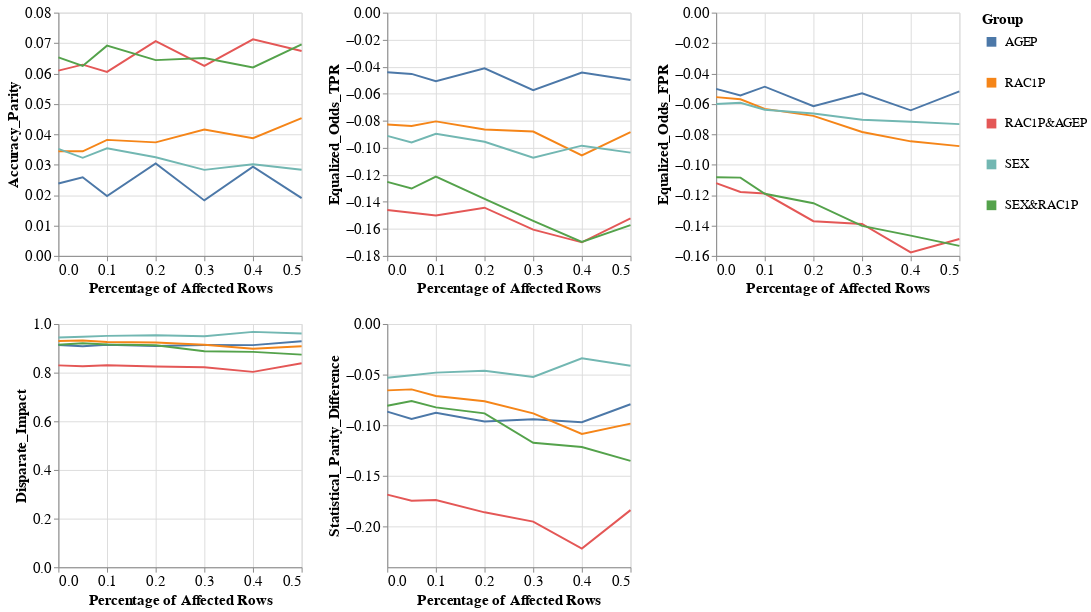

Notebook code cell kept with this figure:
### Code cell
visualizer.create_groups_grid_pct_lines_plot(model_name=MODEL_NAMES[0],
                                             target_preprocessing_technique=PREPROCESSING_TECHNIQUES[0],
                                             group_metrics_type='fairness')

### Figure 1 — Vega-Lite specification as saved in the notebook (floating-point values rounded to 4 significant figures)
{"config": {"view": {"continuousWidth": 400, "continuousHeight": 300}, "axis": {"labelFontSize": 15, "titleFontSize": 15}, "legend": {"labelFontSize": 13, "symbolStrokeWidth": 10, "titleFontSize": 15}}, "vconcat": [{"hconcat": [{"mark": "line", "encoding": {"color": {"field": "Group", "type": "nominal"}, "x": {"field": "Percentage", "title": "Percentage of Affected Rows", "type": "quantitative"}, "y": {"field": "Metric_Value", "title": "Accuracy_Parity", "type": "quantitative"}}, "height": 250, "width": 250}, {"data": {"name": "data-0927109f4de629c609b6e02d1392673d"}, "mark": "line", "encoding": {"color": {"field": "Group", "type": "nominal"}, "x": {"field": "Percentage", "title": "Percentage of Affected Rows", "type": "quantitative"}, "y": {"field": "Metric_Value", "title": "Equalized_Odds_TPR", "type": "quantitative"}}, "height": 250, "width": 250}, {"data": {"name": "data-6cc08b732228d816c4de94be17976215"}, "mark": "line", "encoding": {"color": {"field": "Group", "type": "nominal"}, "x": {"field": "Percentage", "title": "Percentage of Affected Rows", "type": "quantitative"}, "y": {"field": "Metric_Value", "title": "Equalized_Odds_FPR", "type": "quantitative"}}, "height": 250, "width": 250}]}, {"hconcat": [{"mark": "line", "encoding": {"color": {"field": "Group", "type": "nominal"}, "x": {"field": "Percentage", "title": "Percentage of Affected Rows", "type": "quantitative"}, "y": {"field": "Metric_Value", "title": "Disparate_Impact", "type": "quantitative"}}, "height": 250, "width": 250}, {"data": {"name": "data-5a793affe76cfe1c8d7b04cee09c309f"}, "mark": "line", "encoding": {"color": {"field": "Group", "type": "nominal"}, "x": {"field": "Percentage", "title": "Percentage of Affected Rows", "type": "quantitative"}, "y": {"field": "Metric_Value", "title": "Statistical_Parity_Difference", "type": "quantitative"}}, "height": 250, "width": 250}], "data": {"name": "data-e73799feadcb38730c399c21d2734593"}}], "data": {"name": "data-bea0fbaaaff76d2eba8214dd8076c2c0"}, "$schema": "https://vega.github.io/schema/vega-lite/v4.17.0.json", "datasets": {"data-bea0fbaaaff76d2eba8214dd8076c2c0": [{"Model_Name": "DecisionTreeClassifier", "Metric": "Accuracy_Parity", "Group": "AGEP", "Metric_Value": 0.02382, "Percentage": 0.0}, {"Model_Name": "DecisionTreeClassifier", "Metric": "Accuracy_Parity", "Group": "RAC1P", "Metric_Value": 0.03442, "Percentage": 0.0}, {"Model_Name": "DecisionTreeClassifier", "Metric": "Accuracy_Parity", "Group": "RAC1P&AGEP", "Metric_Value": 0.06094, "Percentage": 0.0}, {"Model_Name": "DecisionTreeClassifier", "Metric": "Accuracy_Parity", "Group": "SEX", "Metric_Value": 0.0352, "Percentage": 0.0}, {"Model_Name": "DecisionTreeClassifier", "Metric": "Accuracy_Parity", "Group": "SEX&RAC1P", "Metric_Value": 0.06529, "Percentage": 0.0}, {"Model_Name": "DecisionTreeClassifier", "Metric": "Accuracy_Parity", "Group": "AGEP", "Metric_Value": 0.02584, "Percentage": 0.05}, {"Model_Name": "DecisionTreeClassifier", "Metric": "Accuracy_Parity", "Group": "RAC1P", "Metric_Value": 0.03439, "Percentage": 0.05}, {"Model_Name": "DecisionTreeClassifier", "Metric": "Accuracy_Parity", "Group": "RAC1P&AGEP", "Metric_Value": 0.06289, "Percentage": 0.05}, {"Model_Name": "DecisionTreeClassifier", "Metric": "Accuracy_Parity", "Group": "SEX", "Metric_Value": 0.03226, "Percentage": 0.05}, {"Model_Name": "DecisionTreeClassifier", "Metric": "Accuracy_Parity", "Group": "SEX&RAC1P", "Metric_Value": 0.0625, "Percentage": 0.05}, {"Model_Name": "DecisionTreeClassifier", "Metric": "Accuracy_Parity", "Group": "AGEP", "Metric_Value": 0.01966, "Percentage": 0.1}, {"Model_Name": "DecisionTreeClassifier", "Metric": "Accuracy_Parity", "Group": "RAC1P", "Metric_Value": 0.03816, "Percentage": 0.1}, {"Model_Name": "DecisionTreeClassifier", "Metric": "Accuracy_Parity", "Group": "RAC1P&AGEP", "Metric_Value": 0.06051, "Percentage": 0.1}, {"Model_Name": "DecisionTreeClassifier", "Metric": "Accuracy_Parity", "Group": "SEX", "Metric_Value": 0.03538, "Percentage": 0.1}, {"Model_Name": "DecisionTreeClassifier", "Metric": "Accuracy_Parity", "Group": "SEX&RAC1P", "Metric_Value": 0.06914, "Percentage": 0.1}, {"Model_Name": "DecisionTreeClassifier", "Metric": "Accuracy_Parity", "Group": "AGEP", "Metric_Value": 0.03041, "Percentage": 0.2}, {"Model_Name": "DecisionTreeClassifier", "Metric": "Accuracy_Parity", "Group": "RAC1P", "Metric_Value": 0.03734, "Percentage": 0.2}, {"Model_Name": "DecisionTreeClassifier", "Metric": "Accuracy_Parity", "Group": "RAC1P&AGEP", "Metric_Value": 0.07065, "Percentage": 0.2}, {"Model_Name": "DecisionTreeClassifier", "Metric": "Accuracy_Parity", "Group": "SEX", "Metric_Value": 0.03244, "Percentage": 0.2}, {"Model_Name": "DecisionTreeClassifier", "Metric": "Accuracy_Parity", "Group": "SEX&RAC1P", "Metric_Value": 0.06439, "Percentage": 0.2}, {"Model_Name": "DecisionTreeClassifier", "Metric": "Accuracy_Parity", "Group": "AGEP", "Metric_Value": 0.01825, "Percentage": 0.3}, {"Model_Name": "DecisionTreeClassifier", "Metric": "Accuracy_Parity", "Group": "RAC1P", "Metric_Value": 0.04157, "Percentage": 0.3}, {"Model_Name": "DecisionTreeClassifier", "Metric": "Accuracy_Parity", "Group": "RAC1P&AGEP", "Metric_Value": 0.06247, "Percentage": 0.3}, {"Model_Name": "DecisionTreeClassifier", "Metric": "Accuracy_Parity", "Group": "SEX", "Metric_Value": 0.0283, "Percentage": 0.3}, {"Model_Name": "DecisionTreeClassifier", "Metric": "Accuracy_Parity", "Group": "SEX&RAC1P", "Metric_Value": 0.06508, "Percentage": 0.3}, {"Model_Name": "DecisionTreeClassifier", "Metric": "Accuracy_Parity", "Group": "AGEP", "Metric_Value": 0.02937, "Percentage": 0.4}, {"Model_Name": "DecisionTreeClassifier", "Metric": "Accuracy_Parity", "Group": "RAC1P", "Metric_Value": 0.03872, "Percentage": 0.4}, {"Model_Name": "DecisionTreeClassifier", "Metric": "Accuracy_Parity", "Group": "RAC1P&AGEP", "Metric_Value": 0.07123, "Percentage": 0.4}, {"Model_Name": "DecisionTreeClassifier", "Metric": "Accuracy_Parity", "Group": "SEX", "Metric_Value": 0.03011, "Percentage": 0.4}, {"Model_Name": "DecisionTreeClassifier", "Metric": "Accuracy_Parity", "Group": "SEX&RAC1P", "Metric_Value": 0.06197, "Percentage": 0.4}, {"Model_Name": "DecisionTreeClassifier", "Metric": "Accuracy_Parity", "Group": "AGEP", "Metric_Value": 0.01902, "Percentage": 0.5}, {"Model_Name": "DecisionTreeClassifier", "Metric": "Accuracy_Parity", "Group": "RAC1P", "Metric_Value": 0.04531, "Percentage": 0.5}, {"Model_Name": "DecisionTreeClassifier", "Metric": "Accuracy_Parity", "Group": "RAC1P&AGEP", "Metric_Value": 0.06738, "Percentage": 0.5}, {"Model_Name": "DecisionTreeClassifier", "Metric": "Accuracy_Parity", "Group": "SEX", "Metric_Value": 0.02835, "Percentage": 0.5}, {"Model_Name": "DecisionTreeClassifier", "Metric": "Accuracy_Parity", "Group": "SEX&RAC1P", "Metric_Value": 0.06954, "Percentage": 0.5}], "data-0927109f4de629c609b6e02d1392673d": [{"Model_Name": "DecisionTreeClassifier", "Metric": "Equalized_Odds_TPR", "Group": "AGEP", "Metric_Value": -0.0441, "Percentage": 0.0}, {"Model_Name": "DecisionTreeClassifier", "Metric": "Equalized_Odds_TPR", "Group": "RAC1P", "Metric_Value": -0.08275, "Percentage": 0.0}, {"Model_Name": "DecisionTreeClassifier", "Metric": "Equalized_Odds_TPR", "Group": "RAC1P&AGEP", "Metric_Value": -0.146, "Percentage": 0.0}, {"Model_Name": "DecisionTreeClassifier", "Metric": "Equalized_Odds_TPR", "Group": "SEX", "Metric_Value": -0.09116, "Percentage": 0.0}, {"Model_Name": "DecisionTreeClassifier", "Metric": "Equalized_Odds_TPR", "Group": "SEX&RAC1P", "Metric_Value": -0.1253, "Percentage": 0.0}, {"Model_Name": "DecisionTreeClassifier", "Metric": "Equalized_Odds_TPR", "Group": "AGEP", "Metric_Value": -0.04533, "Percentage": 0.05}, {"Model_Name": "DecisionTreeClassifier", "Metric": "Equalized_Odds_TPR", "Group": "RAC1P", "Metric_Value": -0.08383, "Percentage": 0.05}, {"Model_Name": "DecisionTreeClassifier", "Metric": "Equalized_Odds_TPR", "Group": "RAC1P&AGEP", "Metric_Value": -0.1481, "Percentage": 0.05}, {"Model_Name": "DecisionTreeClassifier", "Metric": "Equalized_Odds_TPR", "Group": "SEX", "Metric_Value": -0.09611, "Percentage": 0.05}, {"Model_Name": "DecisionTreeClassifier", "Metric": "Equalized_Odds_TPR", "Group": "SEX&RAC1P", "Metric_Value": -0.1302, "Percentage": 0.05}, {"Model_Name": "DecisionTreeClassifier", "Metric": "Equalized_Odds_TPR", "Group": "AGEP", "Metric_Value": -0.05076, "Percentage": 0.1}, {"Model_Name": "DecisionTreeClassifier", "Metric": "Equalized_Odds_TPR", "Group": "RAC1P", "Metric_Value": -0.08046, "Percentage": 0.1}, {"Model_Name": "DecisionTreeClassifier", "Metric": "Equalized_Odds_TPR", "Group": "RAC1P&AGEP", "Metric_Value": -0.1501, "Percentage": 0.1}, {"Model_Name": "DecisionTreeClassifier", "Metric": "Equalized_Odds_TPR", "Group": "SEX", "Metric_Value": -0.08966, "Percentage": 0.1}, {"Model_Name": "DecisionTreeClassifier", "Metric": "Equalized_Odds_TPR", "Group": "SEX&RAC1P", "Metric_Value": -0.1213, "Percentage": 0.1}, {"Model_Name": "DecisionTreeClassifier", "Metric": "Equalized_Odds_TPR", "Group": "AGEP", "Metric_Value": -0.04116, "Percentage": 0.2}, {"Model_Name": "DecisionTreeClassifier", "Metric": "Equalized_Odds_TPR", "Group": "RAC1P", "Metric_Value": -0.08646, "Percentage": 0.2}, {"Model_Name": "DecisionTreeClassifier", "Metric": "Equalized_Odds_TPR", "Group": "RAC1P&AGEP", "Metric_Value": -0.1444, "Percentage": 0.2}, {"Model_Name": "DecisionTreeClassifier", "Metric": "Equalized_Odds_TPR", "Group": "SEX", "Metric_Value": -0.09551, "Percentage": 0.2}, {"Model_Name": "DecisionTreeClassifier", "Metric": "Equalized_Odds_TPR", "Group": "SEX&RAC1P", "Metric_Value": -0.1378, "Percentage": 0.2}, {"Model_Name": "DecisionTreeClassifier", "Metric": "Equalized_Odds_TPR", "Group": "AGEP", "Metric_Value": -0.05736, "Percentage": 0.3}, {"Model_Name": "DecisionTreeClassifier", "Metric": "Equalized_Odds_TPR", "Group": "RAC1P", "Metric_Value": -0.08795, "Percentage": 0.3}, {"Model_Name": "DecisionTreeClassifier", "Metric": "Equalized_Odds_TPR", "Group": "RAC1P&AGEP", "Metric_Value": -0.1606, "Percentage": 0.3}, {"Model_Name": "DecisionTreeClassifier", "Metric": "Equalized_Odds_TPR", "Group": "SEX", "Metric_Value": -0.1074, "Percentage": 0.3}, {"Model_Name": "DecisionTreeClassifier", "Metric": "Equalized_Odds_TPR", "Group": "SEX&RAC1P", "Metric_Value": -0.1541, "Percentage": 0.3}, {"Model_Name": "DecisionTreeClassifier", "Metric": "Equalized_Odds_TPR", "Group": "AGEP", "Metric_Value": -0.04435, "Percentage": 0.4}, {"Model_Name": "DecisionTreeClassifier", "Metric": "Equalized_Odds_TPR", "Group": "RAC1P", "Metric_Value": -0.1057, "Percentage": 0.4}, {"Model_Name": "DecisionTreeClassifier", "Metric": "Equalized_Odds_TPR", "Group": "RAC1P&AGEP", "Metric_Value": -0.17, "Percentage": 0.4}, {"Model_Name": "DecisionTreeClassifier", "Metric": "Equalized_Odds_TPR", "Group": "SEX", "Metric_Value": -0.09843, "Percentage": 0.4}, {"Model_Name": "DecisionTreeClassifier", "Metric": "Equalized_Odds_TPR", "Group": "SEX&RAC1P", "Metric_Value": -0.1697, "Percentage": 0.4}, {"Model_Name": "DecisionTreeClassifier", "Metric": "Equalized_Odds_TPR", "Group": "AGEP", "Metric_Value": -0.04985, "Percentage": 0.5}, {"Model_Name": "DecisionTreeClassifier", "Metric": "Equalized_Odds_TPR", "Group": "RAC1P", "Metric_Value": -0.08835, "Percentage": 0.5}, {"Model_Name": "DecisionTreeClassifier", "Metric": "Equalized_Odds_TPR", "Group": "RAC1P&AGEP", "Metric_Value": -0.1522, "Percentage": 0.5}, {"Model_Name": "DecisionTreeClassifier", "Metric": "Equalized_Odds_TPR", "Group": "SEX", "Metric_Value": -0.1036, "Percentage": 0.5}, {"Model_Name": "DecisionTreeClassifier", "Metric": "Equalized_Odds_TPR", "Group": "SEX&RAC1P", "Metric_Value": -0.1573, "Percentage": 0.5}], "data-6cc08b732228d816c4de94be17976215": [{"Model_Name": "DecisionTreeClassifier", "Metric": "Equalized_Odds_FPR", "Group": "AGEP", "Metric_Value": -0.05015, "Percentage": 0.0}, {"Model_Name": "DecisionTreeClassifier", "Metric": "Equalized_Odds_FPR", "Group": "RAC1P", "Metric_Value": -0.05557, "Percentage": 0.0}, {"Model_Name": "DecisionTreeClassifier", "Metric": "Equalized_Odds_FPR", "Group": "RAC1P&AGEP", "Metric_Value": -0.1122, "Percentage": 0.0}, {"Model_Name": "DecisionTreeClassifier", "Metric": "Equalized_Odds_FPR", "Group": "SEX", "Metric_Value": -0.06009, "Percentage": 0.0}, {"Model_Name": "DecisionTreeClassifier", "Metric": "Equalized_Odds_FPR", "Group": "SEX&RAC1P", "Metric_Value": -0.1082, "Percentage": 0.0}, {"Model_Name": "DecisionTreeClassifier", "Metric": "Equalized_Odds_FPR", "Group": "AGEP", "Metric_Value": -0.05445, "Percentage": 0.05}, {"Model_Name": "DecisionTreeClassifier", "Metric": "Equalized_Odds_FPR", "Group": "RAC1P", "Metric_Value": -0.05696, "Percentage": 0.05}, {"Model_Name": "DecisionTreeClassifier", "Metric": "Equalized_Odds_FPR", "Group": "RAC1P&AGEP", "Metric_Value": -0.118, "Percentage": 0.05}, {"Model_Name": "DecisionTreeClassifier", "Metric": "Equalized_Odds_FPR", "Group": "SEX", "Metric_Value": -0.05928, "Percentage": 0.05}, {"Model_Name": "DecisionTreeClassifier", "Metric": "Equalized_Odds_FPR", "Group": "SEX&RAC1P", "Metric_Value": -0.1085, "Percentage": 0.05}, {"Model_Name": "DecisionTreeClassifier", "Metric": "Equalized_Odds_FPR", "Group": "AGEP", "Metric_Value": -0.04871, "Percentage": 0.1}, {"Model_Name": "DecisionTreeClassifier", "Metric": "Equalized_Odds_FPR", "Group": "RAC1P", "Metric_Value": -0.06332, "Percentage": 0.1}, {"Model_Name": "DecisionTreeClassifier", "Metric": "Equalized_Odds_FPR", "Group": "RAC1P&AGEP", "Metric_Value": -0.119, "Percentage": 0.1}, {"Model_Name": "DecisionTreeClassifier", "Metric": "Equalized_Odds_FPR", "Group": "SEX", "Metric_Value": -0.06384, "Percentage": 0.1}, {"Model_Name": "DecisionTreeClassifier", "Metric": "Equalized_Odds_FPR", "Group": "SEX&RAC1P", "Metric_Value": -0.1191, "Percentage": 0.1}, {"Model_Name": "DecisionTreeClassifier", "Metric": "Equalized_Odds_FPR", "Group": "AGEP", "Metric_Value": -0.06157, "Percentage": 0.2}, {"Model_Name": "DecisionTreeClassifier", "Metric": "Equalized_Odds_FPR", "Group": "RAC1P", "Metric_Value": -0.0679, "Percentage": 0.2}, {"Model_Name": "DecisionTreeClassifier", "Metric": "Equalized_Odds_FPR", "Group": "RAC1P&AGEP", "Metric_Value": -0.1372, "Percentage": 0.2}, {"Model_Name": "DecisionTreeClassifier", "Metric": "Equalized_Odds_FPR", "Group": "SEX", "Metric_Value": -0.06633, "Percentage": 0.2}, {"Model_Name": "DecisionTreeClassifier", "Metric": "Equalized_Odds_FPR", "Group": "SEX&RAC1P", "Metric_Value": -0.1254, "Percentage": 0.2}, {"Model_Name": "DecisionTreeClassifier", "Metric": "Equalized_Odds_FPR", "Group": "AGEP", "Metric_Value": -0.05309, "Percentage": 0.3}, {"Model_Name": "DecisionTreeClassifier", "Metric": "Equalized_Odds_FPR", "Group": "RAC1P", "Metric_Value": -0.07848, "Percentage": 0.3}, {"Model_Name": "DecisionTreeClassifier", "Metric": "Equalized_Odds_FPR", "Group": "RAC1P&AGEP", "Metric_Value": -0.139, "Percentage": 0.3}, {"Model_Name": "DecisionTreeClassifier", "Metric": "Equalized_Odds_FPR", "Group": "SEX", "Metric_Value": -0.07042, "Percentage": 0.3}, {"Model_Name": "DecisionTreeClassifier", "Metric": "Equalized_Odds_FPR", "Group": "SEX&RAC1P", "Metric_Value": -0.1403, "Percentage": 0.3}, {"Model_Name": "DecisionTreeClassifier", "Metric": "Equalized_Odds_FPR", "Group": "AGEP", "Metric_Value": -0.06423, "Percentage": 0.4}, {"Model_Name": "DecisionTreeClassifier", "Metric": "Equalized_Odds_FPR", "Group": "RAC1P", "Metric_Value": -0.08465, "Percentage": 0.4}, {"Model_Name": "DecisionTreeClassifier", "Metric": "Equalized_Odds_FPR", "Group": "RAC1P&AGEP", "Metric_Value": -0.1577, "Percentage": 0.4}, {"Model_Name": "DecisionTreeClassifier", "Metric": "Equalized_Odds_FPR", "Group": "SEX", "Metric_Value": -0.07178, "Percentage": 0.4}, {"Model_Name": "DecisionTreeClassifier", "Metric": "Equalized_Odds_FPR", "Group": "SEX&RAC1P", "Metric_Value": -0.1466, "Percentage": 0.4}, {"Model_Name": "DecisionTreeClassifier", "Metric": "Equalized_Odds_FPR", "Group": "AGEP", "Metric_Value": -0.05179, "Percentage": 0.5}, {"Model_Name": "DecisionTreeClassifier", "Metric": "Equalized_Odds_FPR", "Group": "RAC1P", "Metric_Value": -0.0878, "Percentage": 0.5}, {"Model_Name": "DecisionTreeClassifier", "Metric": "Equalized_Odds_FPR", "Group": "RAC1P&AGEP", "Metric_Value": -0.1489, "Percentage": 0.5}, {"Model_Name": "DecisionTreeClassifier", "Metric": "Equalized_Odds_FPR", "Group": "SEX", "Metric_Value": -0.07333, "Percentage": 0.5}, {"Model_Name": "DecisionTreeClassifier", "Metric": "Equalized_Odds_FPR", "Group": "SEX&RAC1P", "Metric_Value": -0.1534, "Percentage": 0.5}], "data-e73799feadcb38730c399c21d2734593": [{"Model_Name": "DecisionTreeClassifier", "Metric": "Disparate_Impact", "Group": "AGEP", "Metric_Value": 0.9135, "Percentage": 0.0}, {"Model_Name": "DecisionTreeClassifier", "Metric": "Disparate_Impact", "Group": "RAC1P", "Metric_Value": 0.93, "Percentage": 0.0}, {"Model_Name": "DecisionTreeClassifier", "Metric": "Disparate_Impact", "Group": "RAC1P&AGEP", "Metric_Value": 0.8298, "Percentage": 0.0}, {"Model_Name": "DecisionTreeClassifier", "Metric": "Disparate_Impact", "Group": "SEX", "Metric_Value": 0.9445, "Percentage": 0.0}, {"Model_Name": "DecisionTreeClassifier", "Metric": "Disparate_Impact", "Group": "SEX&RAC1P", "Metric_Value": 0.9151, "Percentage": 0.0}, {"Model_Name": "DecisionTreeClassifier", "Metric": "Disparate_Impact", "Group": "AGEP", "Metric_Value": 0.9084, "Percentage": 0.05}, {"Model_Name": "DecisionTreeClassifier", "Metric": "Disparate_Impact", "Group": "RAC1P", "Metric_Value": 0.9318, "Percentage": 0.05}, {"Model_Name": "DecisionTreeClassifier", "Metric": "Disparate_Impact", "Group": "RAC1P&AGEP", "Metric_Value": 0.8265, "Percentage": 0.05}, {"Model_Name": "DecisionTreeClassifier", "Metric": "Disparate_Impact", "Group": "SEX", "Metric_Value": 0.9476, "Percentage": 0.05}, {"Model_Name": "DecisionTreeClassifier", "Metric": "Disparate_Impact", "Group": "SEX&RAC1P", "Metric_Value": 0.9205, "Percentage": 0.05}, {"Model_Name": "DecisionTreeClassifier", "Metric": "Disparate_Impact", "Group": "AGEP", "Metric_Value": 0.9147, "Percentage": 0.1}, {"Model_Name": "DecisionTreeClassifier", "Metric": "Disparate_Impact", "Group": "RAC1P", "Metric_Value": 0.9264, "Percentage": 0.1}, {"Model_Name": "DecisionTreeClassifier", "Metric": "Disparate_Impact", "Group": "RAC1P&AGEP", "Metric_Value": 0.8304, "Percentage": 0.1}, {"Model_Name": "DecisionTreeClassifier", "Metric": "Disparate_Impact", "Group": "SEX", "Metric_Value": 0.9513, "Percentage": 0.1}, {"Model_Name": "DecisionTreeClassifier", "Metric": "Disparate_Impact", "Group": "SEX&RAC1P", "Metric_Value": 0.9161, "Percentage": 0.1}, {"Model_Name": "DecisionTreeClassifier", "Metric": "Disparate_Impact", "Group": "AGEP", "Metric_Value": 0.9098, "Percentage": 0.2}, {"Model_Name": "DecisionTreeClassifier", "Metric": "Disparate_Impact", "Group": "RAC1P", "Metric_Value": 0.9236, "Percentage": 0.2}, {"Model_Name": "DecisionTreeClassifier", "Metric": "Disparate_Impact", "Group": "RAC1P&AGEP", "Metric_Value": 0.8253, "Percentage": 0.2}, {"Model_Name": "DecisionTreeClassifier", "Metric": "Disparate_Impact", "Group": "SEX", "Metric_Value": 0.9537, "Percentage": 0.2}, {"Model_Name": "DecisionTreeClassifier", "Metric": "Disparate_Impact", "Group": "SEX&RAC1P", "Metric_Value": 0.913, "Percentage": 0.2}, {"Model_Name": "DecisionTreeClassifier", "Metric": "Disparate_Impact", "Group": "AGEP", "Metric_Value": 0.9136, "Percentage": 0.3}, {"Model_Name": "DecisionTreeClassifier", "Metric": "Disparate_Impact", "Group": "RAC1P", "Metric_Value": 0.9148, "Percentage": 0.3}, {"Model_Name": "DecisionTreeClassifier", "Metric": "Disparate_Impact", "Group": "RAC1P&AGEP", "Metric_Value": 0.8224, "Percentage": 0.3}, {"Model_Name": "DecisionTreeClassifier", "Metric": "Disparate_Impact", "Group": "SEX", "Metric_Value": 0.9495, "Percentage": 0.3}, {"Model_Name": "DecisionTreeClassifier", "Metric": "Disparate_Impact", "Group": "SEX&RAC1P", "Metric_Value": 0.8877, "Percentage": 0.3}, {"Model_Name": "DecisionTreeClassifier", "Metric": "Disparate_Impact", "Group": "AGEP", "Metric_Value": 0.9131, "Percentage": 0.4}, {"Model_Name": "DecisionTreeClassifier", "Metric": "Disparate_Impact", "Group": "RAC1P", "Metric_Value": 0.8979, "Percentage": 0.4}, {"Model_Name": "DecisionTreeClassifier", "Metric": "Disparate_Impact", "Group": "RAC1P&AGEP", "Metric_Value": 0.8032, "Percentage": 0.4}, {"Model_Name": "DecisionTreeClassifier", "Metric": "Disparate_Impact", "Group": "SEX", "Metric_Value": 0.9677, "Percentage": 0.4}, {"Model_Name": "DecisionTreeClassifier", "Metric": "Disparate_Impact", "Group": "SEX&RAC1P", "Metric_Value": 0.8853, "Percentage": 0.4}, {"Model_Name": "DecisionTreeClassifier", "Metric": "Disparate_Impact", "Group": "AGEP", "Metric_Value": 0.929, "Percentage": 0.5}, {"Model_Name": "DecisionTreeClassifier", "Metric": "Disparate_Impact", "Group": "RAC1P", "Metric_Value": 0.9084, "Percentage": 0.5}, {"Model_Name": "DecisionTreeClassifier", "Metric": "Disparate_Impact", "Group": "RAC1P&AGEP", "Metric_Value": 0.8384, "Percentage": 0.5}, {"Model_Name": "DecisionTreeClassifier", "Metric": "Disparate_Impact", "Group": "SEX", "Metric_Value": 0.961, "Percentage": 0.5}, {"Model_Name": "DecisionTreeClassifier", "Metric": "Disparate_Impact", "Group": "SEX&RAC1P", "Metric_Value": 0.8742, "Percentage": 0.5}], "data-5a793affe76cfe1c8d7b04cee09c309f": [{"Model_Name": "DecisionTreeClassifier", "Metric": "Statistical_Parity_Difference", "Group": "AGEP", "Metric_Value": -0.08649, "Percentage": 0.0}, {"Model_Name": "DecisionTreeClassifier", "Metric": "Statistical_Parity_Difference", "Group": "RAC1P", "Metric_Value": -0.0655, "Percentage": 0.0}, {"Model_Name": "DecisionTreeClassifier", "Metric": "Statistical_Parity_Difference", "Group": "RAC1P&AGEP", "Metric_Value": -0.1683, "Percentage": 0.0}, {"Model_Name": "DecisionTreeClassifier", "Metric": "Statistical_Parity_Difference", "Group": "SEX", "Metric_Value": -0.05302, "Percentage": 0.0}, {"Model_Name": "DecisionTreeClassifier", "Metric": "Statistical_Parity_Difference", "Group": "SEX&RAC1P", "Metric_Value": -0.08062, "Percentage": 0.0}, {"Model_Name": "DecisionTreeClassifier", "Metric": "Statistical_Parity_Difference", "Group": "AGEP", "Metric_Value": -0.09359, "Percentage": 0.05}, {"Model_Name": "DecisionTreeClassifier", "Metric": "Statistical_Parity_Difference", "Group": "RAC1P", "Metric_Value": -0.06448, "Percentage": 0.05}, {"Model_Name": "DecisionTreeClassifier", "Metric": "Statistical_Parity_Difference", "Group": "RAC1P&AGEP", "Metric_Value": -0.1744, "Percentage": 0.05}, {"Model_Name": "DecisionTreeClassifier", "Metric": "Statistical_Parity_Difference", "Group": "SEX", "Metric_Value": -0.05065, "Percentage": 0.05}, {"Model_Name": "DecisionTreeClassifier", "Metric": "Statistical_Parity_Difference", "Group": "SEX&RAC1P", "Metric_Value": -0.07593, "Percentage": 0.05}, {"Model_Name": "DecisionTreeClassifier", "Metric": "Statistical_Parity_Difference", "Group": "AGEP", "Metric_Value": -0.08761, "Percentage": 0.1}, {"Model_Name": "DecisionTreeClassifier", "Metric": "Statistical_Parity_Difference", "Group": "RAC1P", "Metric_Value": -0.07103, "Percentage": 0.1}, {"Model_Name": "DecisionTreeClassifier", "Metric": "Statistical_Parity_Difference", "Group": "RAC1P&AGEP", "Metric_Value": -0.1736, "Percentage": 0.1}, {"Model_Name": "DecisionTreeClassifier", "Metric": "Statistical_Parity_Difference", "Group": "SEX", "Metric_Value": -0.04798, "Percentage": 0.1}, {"Model_Name": "DecisionTreeClassifier", "Metric": "Statistical_Parity_Difference", "Group": "SEX&RAC1P", "Metric_Value": -0.08224, "Percentage": 0.1}, {"Model_Name": "DecisionTreeClassifier", "Metric": "Statistical_Parity_Difference", "Group": "AGEP", "Metric_Value": -0.09612, "Percentage": 0.2}, {"Model_Name": "DecisionTreeClassifier", "Metric": "Statistical_Parity_Difference", "Group": "RAC1P", "Metric_Value": -0.0762, "Percentage": 0.2}, {"Model_Name": "DecisionTreeClassifier", "Metric": "Statistical_Parity_Difference", "Group": "RAC1P&AGEP", "Metric_Value": -0.1858, "Percentage": 0.2}, {"Model_Name": "DecisionTreeClassifier", "Metric": "Statistical_Parity_Difference", "Group": "SEX", "Metric_Value": -0.04617, "Percentage": 0.2}, {"Model_Name": "DecisionTreeClassifier", "Metric": "Statistical_Parity_Difference", "Group": "SEX&RAC1P", "Metric_Value": -0.08816, "Percentage": 0.2}, {"Model_Name": "DecisionTreeClassifier", "Metric": "Statistical_Parity_Difference", "Group": "AGEP", "Metric_Value": -0.09403, "Percentage": 0.3}, {"Model_Name": "DecisionTreeClassifier", "Metric": "Statistical_Parity_Difference", "Group": "RAC1P", "Metric_Value": -0.08816, "Percentage": 0.3}, {"Model_Name": "DecisionTreeClassifier", "Metric": "Statistical_Parity_Difference", "Group": "RAC1P&AGEP", "Metric_Value": -0.1949, "Percentage": 0.3}, {"Model_Name": "DecisionTreeClassifier", "Metric": "Statistical_Parity_Difference", "Group": "SEX", "Metric_Value": -0.05217, "Percentage": 0.3}, {"Model_Name": "DecisionTreeClassifier", "Metric": "Statistical_Parity_Difference", "Group": "SEX&RAC1P", "Metric_Value": -0.1171, "Percentage": 0.3}, {"Model_Name": "DecisionTreeClassifier", "Metric": "Statistical_Parity_Difference", "Group": "AGEP", "Metric_Value": -0.09694, "Percentage": 0.4}, {"Model_Name": "DecisionTreeClassifier", "Metric": "Statistical_Parity_Difference", "Group": "RAC1P", "Metric_Value": -0.1085, "Percentage": 0.4}, {"Model_Name": "DecisionTreeClassifier", "Metric": "Statistical_Parity_Difference", "Group": "RAC1P&AGEP", "Metric_Value": -0.2215, "Percentage": 0.4}, {"Model_Name": "DecisionTreeClassifier", "Metric": "Statistical_Parity_Difference", "Group": "SEX", "Metric_Value": -0.03383, "Percentage": 0.4}, {"Model_Name": "DecisionTreeClassifier", "Metric": "Statistical_Parity_Difference", "Group": "SEX&RAC1P", "Metric_Value": -0.1214, "Percentage": 0.4}, {"Model_Name": "DecisionTreeClassifier", "Metric": "Statistical_Parity_Difference", "Group": "AGEP", "Metric_Value": -0.07917, "Percentage": 0.5}, {"Model_Name": "DecisionTreeClassifier", "Metric": "Statistical_Parity_Difference", "Group": "RAC1P", "Metric_Value": -0.09827, "Percentage": 0.5}, {"Model_Name": "DecisionTreeClassifier", "Metric": "Statistical_Parity_Difference", "Group": "RAC1P&AGEP", "Metric_Value": -0.1836, "Percentage": 0.5}, {"Model_Name": "DecisionTreeClassifier", "Metric": "Statistical_Parity_Difference", "Group": "SEX", "Metric_Value": -0.04114, "Percentage": 0.5}, {"Model_Name": "DecisionTreeClassifier", "Metric": "Statistical_Parity_Difference", "Group": "SEX&RAC1P", "Metric_Value": -0.1351, "Percentage": 0.5}]}}
